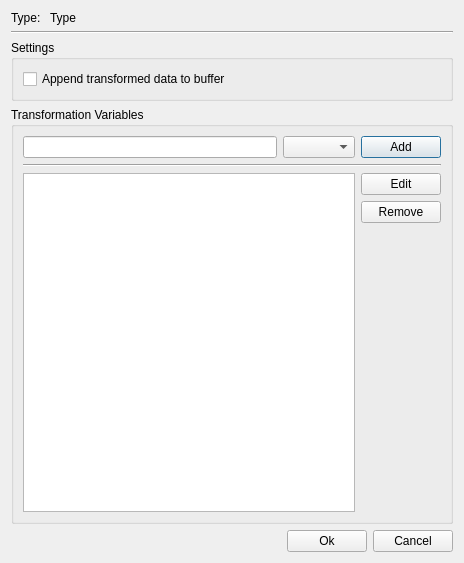
<?xml version="1.0" encoding="UTF-8"?>
<ui version="4.0">
 <class>TransformationEditDialogBase</class>
 <widget class="QDialog" name="TransformationEditDialogBase">
  <property name="geometry">
   <rect>
    <x>0</x>
    <y>0</y>
    <width>464</width>
    <height>563</height>
   </rect>
  </property>
  <property name="windowTitle">
   <string>Edit Transformation</string>
  </property>
  <layout class="QVBoxLayout" name="verticalLayout">
   <item>
    <layout class="QHBoxLayout" name="horizontalLayout_4">
     <item>
      <widget class="QLabel" name="label">
       <property name="sizePolicy">
        <sizepolicy hsizetype="Fixed" vsizetype="Preferred">
         <horstretch>0</horstretch>
         <verstretch>0</verstretch>
        </sizepolicy>
       </property>
       <property name="text">
        <string>Type: </string>
       </property>
      </widget>
     </item>
     <item>
      <widget class="QLabel" name="type_label_">
       <property name="text">
        <string>Type</string>
       </property>
      </widget>
     </item>
    </layout>
   </item>
   <item>
    <widget class="Line" name="line">
     <property name="orientation">
      <enum>Qt::Horizontal</enum>
     </property>
    </widget>
   </item>
   <item>
    <widget class="QGroupBox" name="groupBox_2">
     <property name="title">
      <string>Settings</string>
     </property>
     <layout class="QVBoxLayout" name="verticalLayout_4">
      <item>
       <widget class="QCheckBox" name="append_box_">
        <property name="text">
         <string>Append transformed data to buffer</string>
        </property>
       </widget>
      </item>
     </layout>
    </widget>
   </item>
   <item>
    <widget class="QGroupBox" name="groupBox">
     <property name="title">
      <string>Transformation Variables</string>
     </property>
     <layout class="QVBoxLayout" name="verticalLayout_3">
      <item>
       <layout class="QHBoxLayout" name="horizontalLayout_2">
        <item>
         <widget class="QLineEdit" name="name_edit_"/>
        </item>
        <item>
         <widget class="QComboBox" name="type_combo_"/>
        </item>
        <item>
         <widget class="QPushButton" name="add_button_">
          <property name="text">
           <string>Add</string>
          </property>
         </widget>
        </item>
       </layout>
      </item>
      <item>
       <widget class="Line" name="line_2">
        <property name="orientation">
         <enum>Qt::Horizontal</enum>
        </property>
       </widget>
      </item>
      <item>
       <layout class="QHBoxLayout" name="horizontalLayout_3">
        <item>
         <widget class="QListWidget" name="variable_list_"/>
        </item>
        <item>
         <layout class="QVBoxLayout" name="verticalLayout_2">
          <item>
           <widget class="QPushButton" name="edit_button_">
            <property name="text">
             <string>Edit</string>
            </property>
           </widget>
          </item>
          <item>
           <widget class="QPushButton" name="remove_button_">
            <property name="text">
             <string>Remove</string>
            </property>
           </widget>
          </item>
          <item>
           <spacer name="verticalSpacer">
            <property name="orientation">
             <enum>Qt::Vertical</enum>
            </property>
            <property name="sizeHint" stdset="0">
             <size>
              <width>20</width>
              <height>40</height>
             </size>
            </property>
           </spacer>
          </item>
         </layout>
        </item>
       </layout>
      </item>
     </layout>
    </widget>
   </item>
   <item>
    <layout class="QHBoxLayout" name="horizontalLayout">
     <item>
      <spacer name="horizontalSpacer">
       <property name="orientation">
        <enum>Qt::Horizontal</enum>
       </property>
       <property name="sizeHint" stdset="0">
        <size>
         <width>40</width>
         <height>20</height>
        </size>
       </property>
      </spacer>
     </item>
     <item>
      <widget class="QPushButton" name="ok_button_">
       <property name="text">
        <string>Ok</string>
       </property>
      </widget>
     </item>
     <item>
      <widget class="QPushButton" name="cancel_button_">
       <property name="text">
        <string>Cancel</string>
       </property>
      </widget>
     </item>
    </layout>
   </item>
  </layout>
 </widget>
 <resources/>
 <connections/>
</ui>
